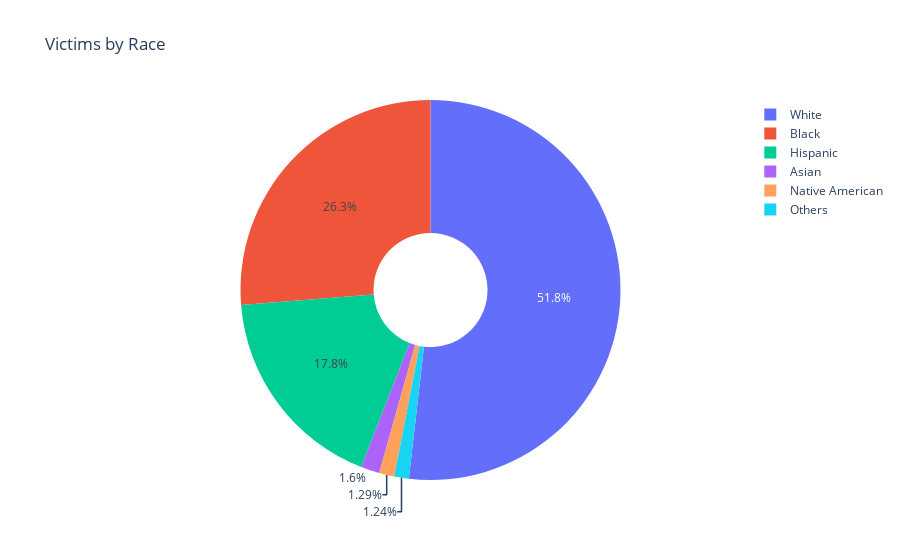

Notebook cell for this chart:
### Code cell
px.pie(
    names = victims_per_race.index,
    values = victims_per_race,
    title = 'Victims by Race',
    hole = 0.3
)

### Figure 1 — Plotly figure (JSON) as saved in the notebook; plotly's stock layout.template omitted (floating-point values rounded to 4 significant figures)
{"data": [{"domain": {"x": [0, 1], "y": [0, 1]}, "hole": 0.3, "hovertemplate": "label=%{label}<br>value=%{value}<extra></extra>", "labels": ["White", "Black", "Hispanic", "Asian", "Native American", "Others"], "legendgroup": "", "name": "", "showlegend": true, "type": "pie", "values": [1168, 592, 401, 36, 29, 28]}], "layout": {"legend": {"tracegroupgap": 0}, "title": {"text": "Victims by Race"}}}
